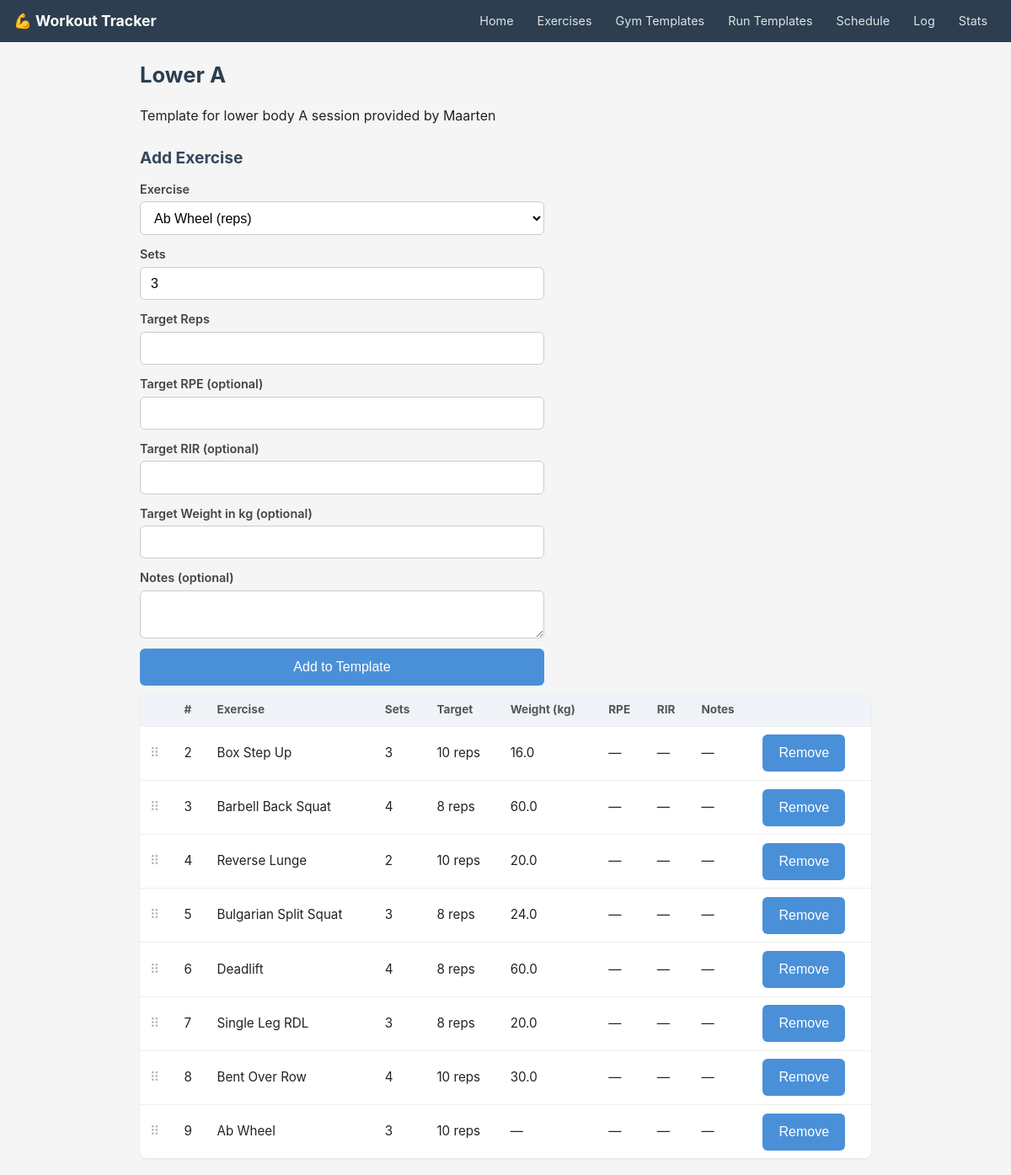
The page /gym-templates/1 on the database as committed earlier.
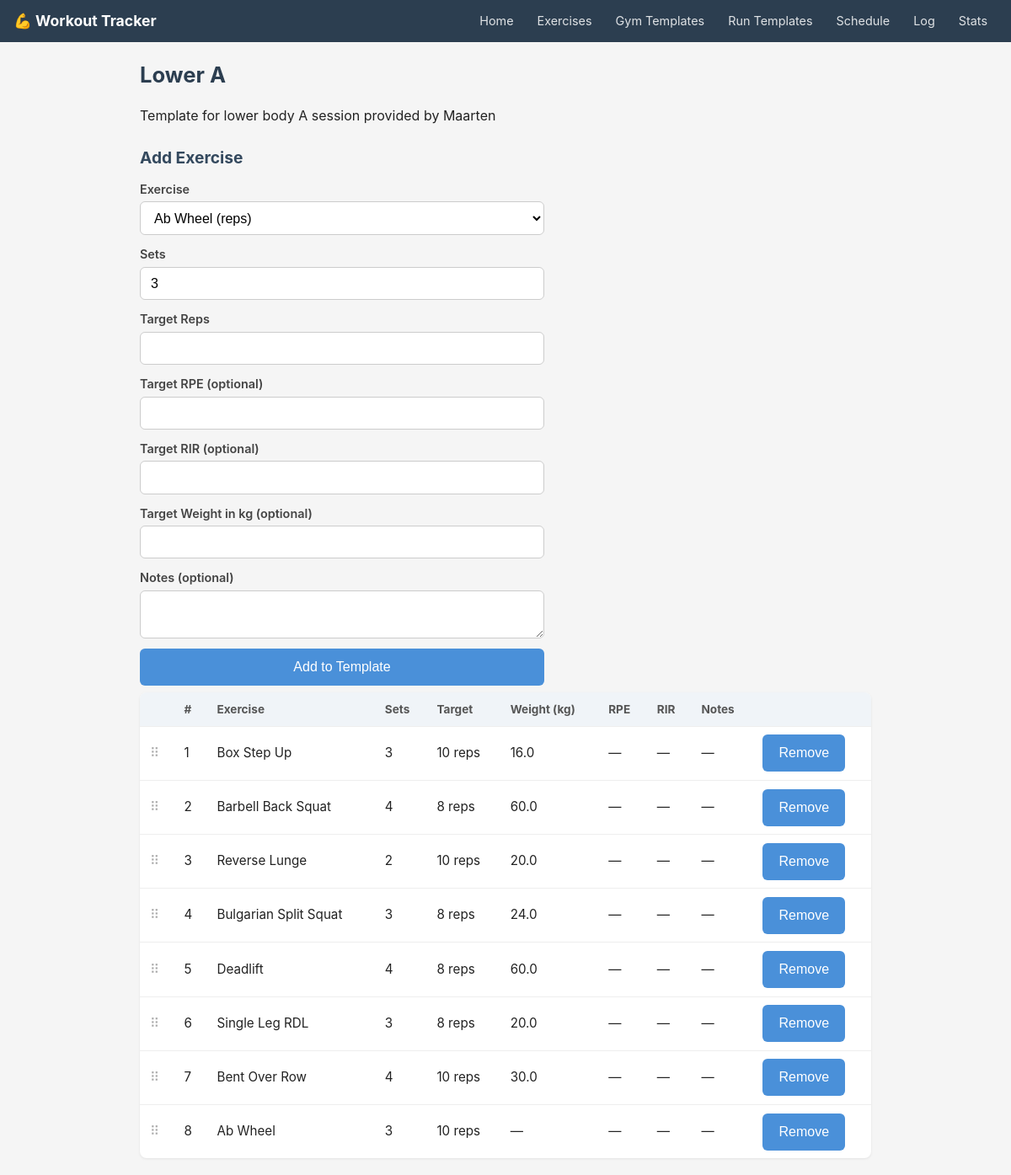
The same page on the database as committed later.
### tables this page shows
CREATE TABLE gym_templates (
        id      INTEGER PRIMARY KEY AUTOINCREMENT,
        name    TEXT NOT NULL UNIQUE,
        notes   TEXT
    );

CREATE TABLE gym_template_exercises (
        id               INTEGER PRIMARY KEY AUTOINCREMENT,
        template_id      INTEGER NOT NULL REFERENCES gym_templates(id) ON DELETE CASCADE,
        exercise_id      INTEGER NOT NULL REFERENCES exercises(id),
        order_index      INTEGER NOT NULL,
        target_sets      INTEGER NOT NULL,
        target_reps      INTEGER,
        target_seconds   INTEGER,
        target_rpe       REAL,
        target_rir       INTEGER,
        notes            TEXT
    , target_weight_kg REAL);

CREATE TABLE exercises (
        id          INTEGER PRIMARY KEY AUTOINCREMENT,
        name        TEXT NOT NULL UNIQUE,
        category    TEXT NOT NULL,  -- push / pull / legs / core / other
        type        TEXT NOT NULL,  -- reps / timed
        notes       TEXT
    , muscle_groups TEXT);

### routers/gym_templates.py (the view)
@router.get("/{template_id}", response_class=HTMLResponse)
def template_detail(request: Request, template_id: int):
    conn = get_connection()
    template = conn.execute(
        "SELECT * FROM gym_templates WHERE id = ?", (template_id,)
    ).fetchone()
    if not template:
        conn.close()
        return HTMLResponse("Template not found", status_code=404)
    exercises_in_template = conn.execute("""
        SELECT gte.*, e.name as exercise_name, e.type as exercise_type
        FROM gym_template_exercises gte
        JOIN exercises e ON e.id = gte.exercise_id
        WHERE gte.template_id = ?
        ORDER BY gte.order_index
    """, (template_id,)).fetchall()
    all_exercises = conn.execute(
        "SELECT * FROM exercises ORDER BY name"
    ).fetchall()
    conn.close()
    return templates.TemplateResponse("gym_templates/detail.html", {
        "request": request,
        "template": template,
        "exercises_in_template": exercises_in_template,
        "all_exercises": all_exercises,
        "template_id": template_id    # add this line
    })

### templates/gym_templates/detail.html (shortened to what this page needs)
{% extends "base.html" %}
{% block content %}
<h1>{{ template.name }}</h1>
{% if template.notes %}<p>{{ template.notes }}</p>{% endif %}
<h2>Add Exercise</h2>
<form hx-post="/gym-templates/{{ template.id }}/add-exercise"
      hx-target="#exercise-list"
      hx-swap="outerHTML">
    <label>Exercise
        <select name="exercise_id" id="exercise-select"
                onchange="updateTargetField()">
            {% for ex in all_exercises %}
            <option value="{{ ex.id }}" data-type="{{ ex.type }}">
                {{ ex.name }} ({{ ex.type }})
            </option>
            {% endfor %}
        </select>
    </label>
    <label>Sets
        <input type="number" name="target_sets" min="1" value="3" required>
    </label>
    <div id="reps-field">
        <label>Target Reps
            <input type="number" name="target_reps" min="1">
        </label>
    </div>
    <label>Target RPE (optional)
        <input type="number" name="target_rpe" min="1" max="10" step="0.5">
    </label>
    <label>Target RIR (optional)
        <input type="number" name="target_rir" min="0" max="10">
    </label>
    <label>Target Weight in kg (optional)
        <input type="number" name="target_weight_kg" min="0" step="0.5">
    </label>
    <label>Notes (optional)
        <textarea name="notes" rows="2"></textarea>
    </label>
    <button type="submit">Add to Template</button>
</form>
{% include "gym_templates/partials/exercise_list.html" %}
{% endblock %}

### templates/base.html (shortened to what this page needs)
<!DOCTYPE html>
<html lang="en">
<head>
</head>
<body>
    <nav>
        <a href="/" class="nav-brand">💪 Workout Tracker</a>
        <div class="nav-links" id="nav-links">
            <a href="/">Home</a>
            <a href="/exercises">Exercises</a>
            <a href="/gym-templates">Gym Templates</a>
            <a href="/run-templates">Run Templates</a>
            <a href="/schedule">Schedule</a>
            <a href="/log">Log</a>
            <a href="/stats">Stats</a>
        </div>
    </nav>
    <div class="content">
        {% block content %}{% endblock %}
    </div>
</body>
</html>

### templates/gym_templates/partials/exercise_list.html (shortened to what this page needs)
<div id="exercise-list" data-template-id="{{ template_id }}">
    {% if exercises_in_template %}
    <table id="exercise-table">
        <thead>
            <tr>
                <th></th>
                <th>#</th>
                <th>Exercise</th>
                <th>Sets</th>
                <th>Target</th>
                <th>Weight (kg)</th>
                <th>RPE</th>
                <th>RIR</th>
                <th>Notes</th>
                <th></th>
            </tr>
        </thead>
        <tbody id="exercise-tbody">
            {% for ex in exercises_in_template %}
            <tr draggable="true" data-id="{{ ex.id }}" class="draggable-row">
                <td style="cursor:grab; color:#aaa;">⠿</td>
                <td>{{ ex.order_index + 1 }}</td>
                <td>{{ ex.exercise_name }}</td>
                <td>{{ ex.target_sets }}</td>
                <td>
                    {% if ex.exercise_type == "reps" %}
                        {{ ex.target_reps or "—" }} reps
                    {% else %}
                        {{ ex.target_seconds or "—" }} sec
                    {% endif %}
                </td>
                <td>{{ ex.target_weight_kg or "—" }}</td>
                <td>{{ ex.target_rpe or "—" }}</td>
                <td>{{ ex.target_rir or "—" }}</td>
                <td>{{ ex.notes or "—" }}</td>
                <td>
                    <button
                        hx-delete="/gym-templates/{{ template_id }}/exercises/{{ ex.id }}"
                        hx-target="#exercise-list"
                        hx-swap="outerHTML"
                        hx-confirm="Remove {{ ex.exercise_name }}?">
                        Remove
                    </button>
                </td>
            </tr>
            {% endfor %}
        </tbody>
    </table>
    {% else %}
        <p>No exercises yet. Add one below.</p>
    {% endif %}
</div>

### templates/base.html (style rules this page uses)
*, *::before, *::after { box-sizing: border-box; margin: 0; padding: 0; }
body { font-family: -apple-system, BlinkMacSystemFont, 'Segoe UI', sans-serif; font-size: 16px; line-height: 1.5; color: #222; background: #f5f5f5; }
nav { background: #2c3e50; padding: 0 1rem; display: flex; align-items: center; justify-content: space-between; position: sticky; top: 0; z-index: 100; }
.nav-brand { color: white; font-weight: bold; font-size: 1.1rem; padding: 0.75rem 0; text-decoration: none; }
.nav-links { display: flex; gap: 0.25rem; }
.nav-links a { color: rgba(255,255,255,0.85); text-decoration: none; padding: 0.75rem 0.75rem; border-radius: 4px; font-size: 0.9rem; white-space: nowrap; }
.content { max-width: 900px; margin: 0 auto; padding: 1.25rem 1rem; }
h1 { font-size: 1.6rem; margin-bottom: 1rem; color: #2c3e50; }
h2 { font-size: 1.2rem; margin: 1.5rem 0 0.75rem; color: #34495e; }
p { margin-bottom: 0.5rem; }
form { display: flex; flex-direction: column; gap: 0.75rem; max-width: 480px; }
label { display: flex; flex-direction: column; gap: 0.25rem; font-weight: 600; font-size: 0.9rem; color: #444; }
input, select, textarea { padding: 0.6rem 0.75rem; font-size: 1rem; border: 1px solid #ccc; border-radius: 6px; width: 100%; background: white; }
button, .btn { padding: 0.6rem 1.2rem; font-size: 1rem; border: none; border-radius: 6px; cursor: pointer; background: #4a90d9; color: white; min-height: 44px; min-width: 44px; }
table { width: 100%; border-collapse: collapse; margin-top: 0.5rem; background: white; border-radius: 8px; overflow: hidden; box-shadow: 0 1px 3px rgba(0,0,0,0.08); }
th { text-align: left; padding: 0.6rem 0.75rem; background: #f0f4f8; font-size: 0.85rem; color: #555; white-space: nowrap; }
td { padding: 0.6rem 0.75rem; border-top: 1px solid #eee; font-size: 0.95rem; }
a { color: #4a90d9; text-decoration: none; }
.draggable-row { cursor: default; }
.draggable-row td:first-child { cursor: grab; }

Rows that differ between the two databases and show on the page:
changed gym_template_exercises "Box Step Up": ex.order_index+1 "2" → "1"
changed gym_template_exercises "Barbell Back Squat": ex.order_index+1 "3" → "2"
changed gym_template_exercises "Reverse Lunge": ex.order_index+1 "4" → "3"
changed gym_template_exercises "Bulgarian Split Squat": ex.order_index+1 "5" → "4"
changed gym_template_exercises "Deadlift": ex.order_index+1 "6" → "5"
changed gym_template_exercises "Single Leg RDL": ex.order_index+1 "7" → "6"
changed gym_template_exercises "Bent Over Row": ex.order_index+1 "8" → "7"
changed gym_template_exercises "Ab Wheel": ex.order_index+1 "9" → "8"
